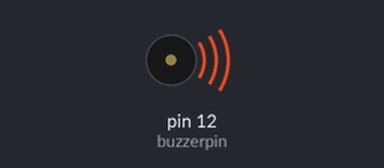
Bench run of a sketch on a simulated Arduino Uno, built with avr-gcc and run on an emulated ATmega328P. Shown: buzzer (waves = sounding).

Above: at 0.05 s.
Timing chart, 0 to 3.0 s (numbered marks = the images above):
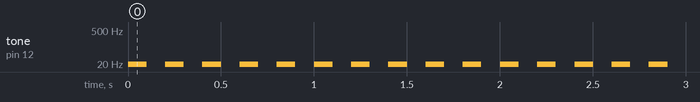

Measured:
- by itself, tone on pin 12 (buzzerpin): alternates 1 Hz for 0.10 s and silent for 0.10 s

The sketch:

buzzer_sound.ino
```cpp
int buzzerpin=12;
void setup() {
  // put your setup code here, to run once:
  pinMode(buzzerpin, OUTPUT);

}

void loop() {
  // put your main code here, to run repeatedly:
  tone(buzzerpin, HIGH);
  delay(100);
  tone(buzzerpin, LOW);
  delay(100);

}
```
